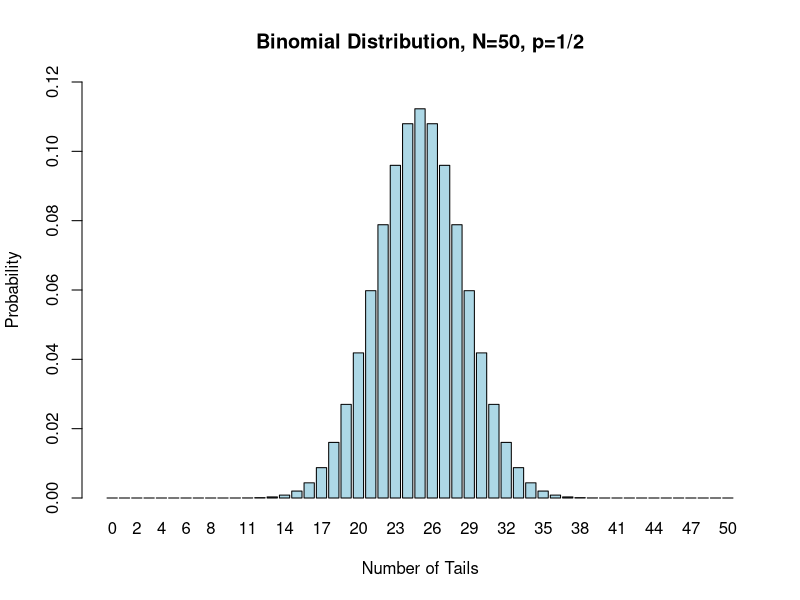
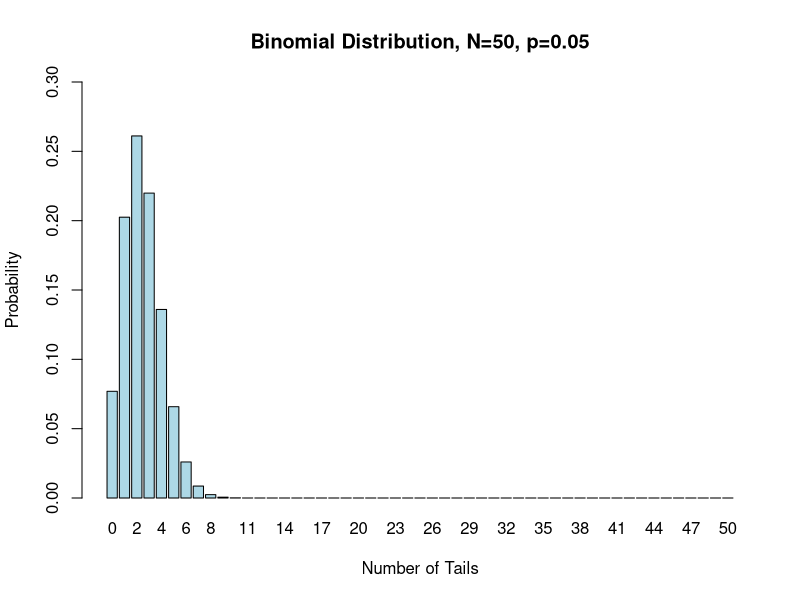
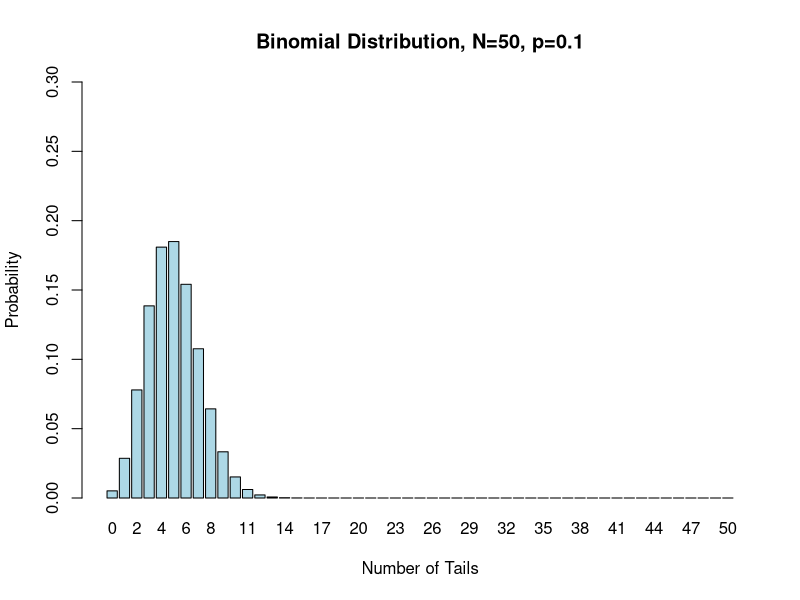
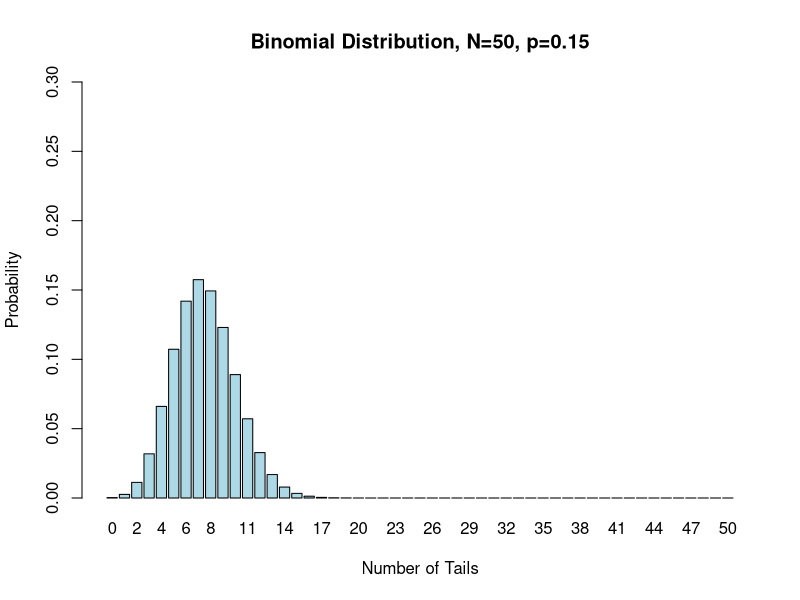
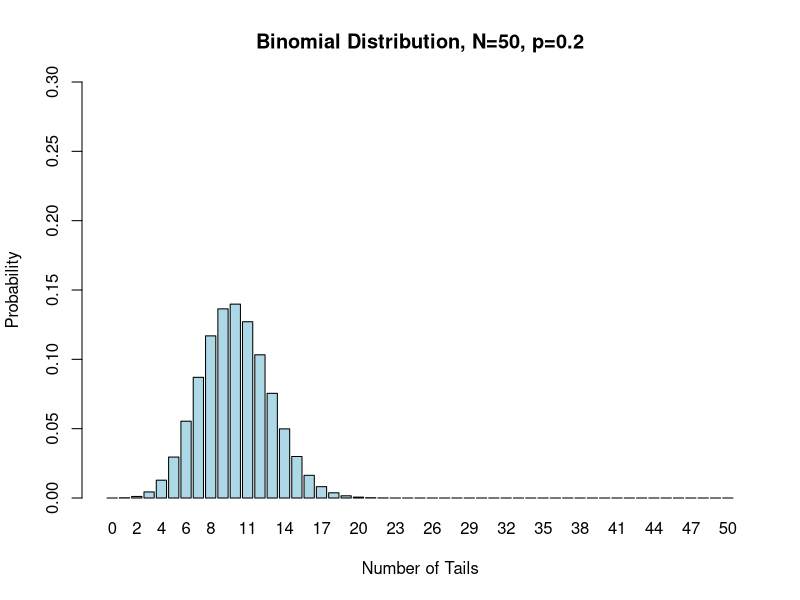
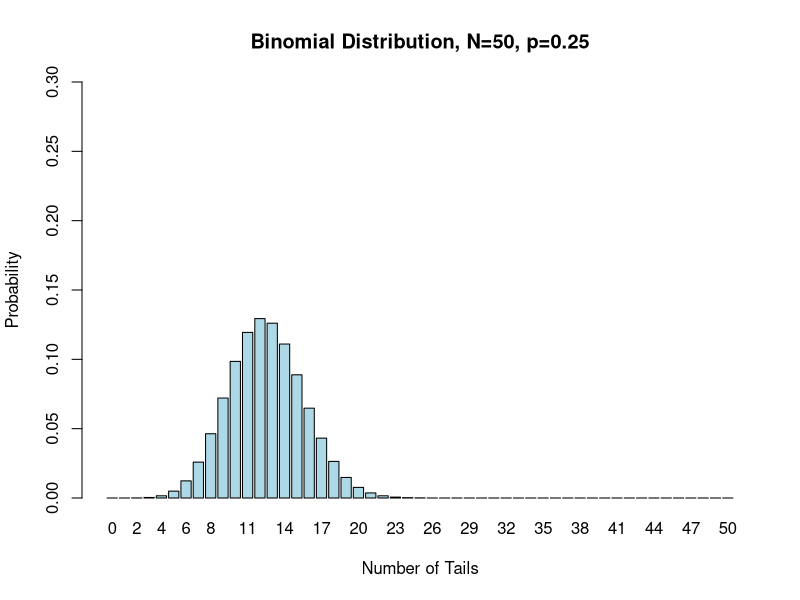
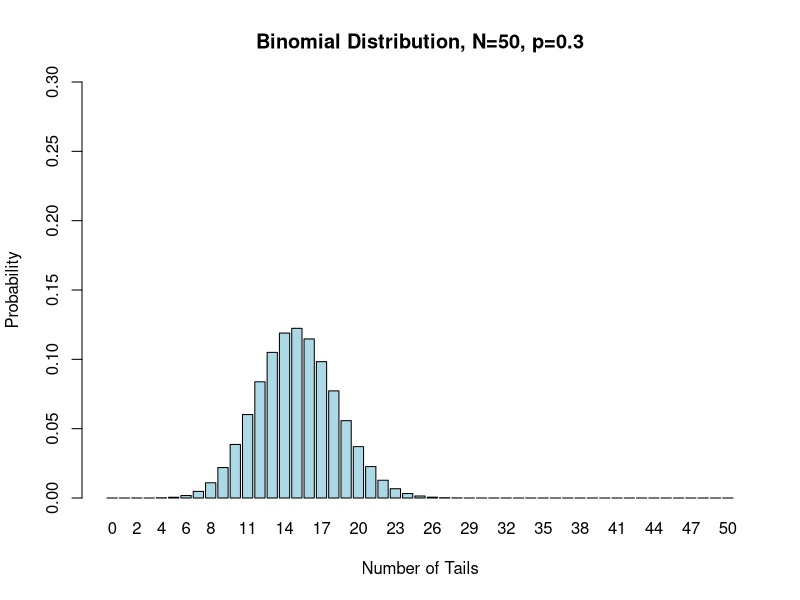
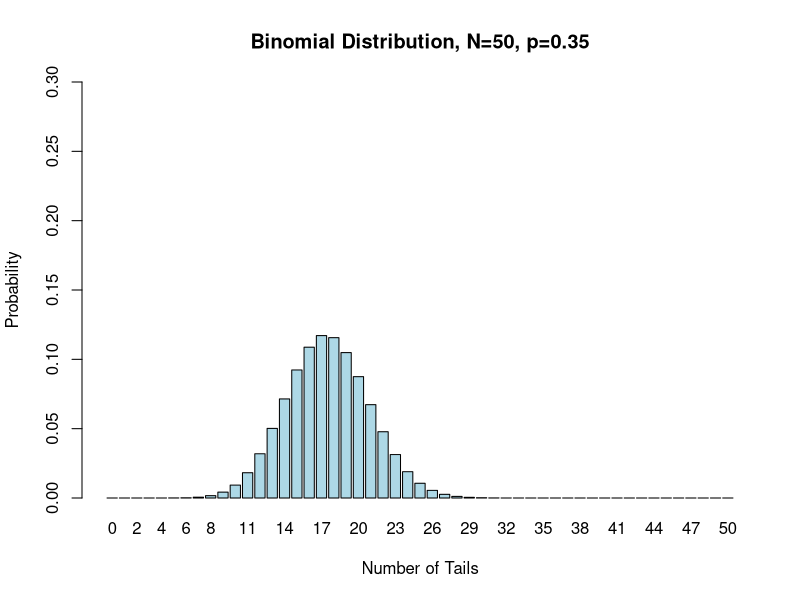

Here is the R script that generated these plots, in order:
## Fun with one of my favorite distributions
## Clinic on Dynamical Approaches to Infectious Disease Data
## International Clinics on Infectious Disease Dynamics and Data Program
## University of Florida, Gainesveille, FL, USA
##
## Jim Scott, 2012
## Some Rights Reserved
## CC BY-NC 3.0 (http://creativecommons.org/licenses/by-nc/3.0/)


################################################################################
##
## By the end of this tutorial you should:
##
## * understand the terms: sample space, discrete, random variable, probability
##   distribution
## * know the characterisitics of a binomial process
## * know the binomial formula and how to use it
## * be able to utilize the functions dbinom, pbinom, and rbinom
## * be able to plot a binomial distribution in R
## * visualize how the parameters of the binomial distribution affect it.
## * realize that this text editor has no spell check capability and forgive me
##   for any typos I may have made!


# The binomial probability model is a discrete probability model that is
# commonly used in many applications, including modeling disease transmission.
# But, what IS it, exactly?

# The "discrete" part means that it produces random variables that have a finite
# number of possible values (e.g. integers).  The "probability model" part means
# that it provides us with two important pieces of infomation: the possible
# outcomes that may occur and the probabilities with which each outcome occurs.

# There are a number of common discrete probability models that exist, but the
# binomial model is used to model the number of successes that occur in fixed
# number of independent trials.  It's a good model for a process that: 1) has a
# fixed number of independent trials 2) has outcomes that can be categorized
# into either "success" or "failure" 3) has constant probability for "success"
# (i.e. the probability of a "success" doesn't change.

# Coin flipping is a common example of a binomial process.  Suppose I flip a
# coin 10 times. One flip represents one trial.  The number of trials is fixed
# (n=10).  There are only two outcomes.  The probability of a success (e.g.
# getting "tails") remains constant. The number of tails in 10 trials is a
# binomially distributed random variable.

# What's a random variable?  Well, before we talk about that, lets define one
# other term - sample space.  The sample space of a random phenomenon is the set
# of all possible outcomes that could occur.  Note that an outcome need not be
# numeric.  For example, consider tossing a coin one time.  The sample space is
# {heads, tails}.  If you were to
# toss the coin 2 times the sample space would consist of:
# S = {heads heads, heads tails, tails heads, tails tails}
# and we would say the size of the sample space is 4.

# A random variable maps each outcome in the sample space to a numeric value.
# For example, if I defined the random variable X as the number of tails that
# occurs in two flips of a coin, I would observe the following:
#
# outcome          X
# heads heads      0
# heads tails      1
# tails heads      1
# tails tails      2
#
# I could describe the distribution of X in the following manner:
#
# outcome      probability
# X = 0          0.25
# X = 1          0.50
# X = 2          0.25

# Also, notice that the random variable X is binomial because we have:  1) fixed
# number of independent trials (n=2), 2) either a "success" (tails) or failure
# occurs (not tails), and 3) the probability of a "success" (getting tails)
# remains constant. Here the probability of a success in any one trial is p=0.5

# If we suspect that a random variable is binomial, we can use the binomial
# formula to calculate the probability that X equals some specific value.  For
# example, if we didn't know that the probabiliy of getting 0 tails on 2 flips
# is 0.25, we could have used the following formula to obtain it:
#
# Binomial formula:
# P(X = x) = N!/[(x!)(N-x)!] * p^x * (1-p)^(N-x)
#
# You might be familiar with seeing N!/[(x!)(N-x)!] written as "N choose x"
#
# In the above equation:
# x = number of successes
# N = number of trials
# p = the probability of a success

# In our example, N = 2 and p = 0.5.  To calculate the probability that X = 0
# use:
# P(X = 0) = 2!/[(0!)(2-0)!] * 0.5^0 * (1-0.5)^(2-0)
#          = 1               * 1     * 0.25         = 0.25    (recall that 0! = 1)

# This has all been a preamble toward getting you prepared to use the binomial
# distribution in R.  To obtain the calculation above in R, you need only
# execute the following command:

dbinom(0,2,0.5)

# The syntax is dbinom(x, N, p)

# That one isn't too hard to calculate in your head, but suppose you wanted to
# know the probability of getting exactly 20 tails if you flipped a coin 50
# times.  Instead of calculating it with the formula (or a calculator), just use
# R.  Here, N=50, p is still 0.5. Run:

dbinom(20, 50, 0.5)

# If you'd like to determine the entire distribution when N=50 and p=0.5 you
# could type:

dbinom(0:50, 50, 0.5)

# Nice, but not that visually stimulating.  Let's plot it!


barplot(dbinom(0:50, size=50, prob=1/2),names.arg=0:50,ylab="Probability",
        main="Binomial Distribution, N=50, p=1/2",xlab="Number of Tails",
        col="light blue",ylim=c(0,.12))

# The binomial distribution has 2 parameters, N, the number of fixed trials, and
# p, the probability of a success.  The distribution is completely determined by
# these values, just like a normal distribution is completely determined by its
# paramters, the mean and the standard deviation.  To see how the distriution
# changes as p changes, try highlighting and running the following code (here
# we're holding N constant at 50):

binom <- function(p) {
  barplot(dbinom(0:50, size=50, prob=p),names.arg=0:50,ylab="Probability",
          main=paste0("Binomial Distribution, N=50, p=",p),xlab="Number of Tails",
          col="light blue", ylim=c(0,0.3))
  Sys.sleep(0.1)
}
ignore <- sapply((1:19)/20, binom)

# If you didn't see all the plots, try clicking the back arrow a few times in
# the plot window to see all the plots that R produced.


# To get an idea of how the binomial distribution can change when N varies try
# running the following code. Here p is set to 1/2, after you've run the code
# once, try changing p to a different value.

binom <- function(N) {
  barplot(dbinom(0:N, size=N, prob=1/2),names.arg=0:N,ylab="Probability",
          main=paste0("Binomial Distribution, N=",N,", p=1/2"),xlab="Number of Tails",
          col="light blue", ylim=c(0,0.5))
  Sys.sleep(0.1)
}
ignore <- sapply(1:20, binom)

# Again, if you didn't see all the plots, try clicking the back arrow a few
# times in the plot window to see all the plots that R produced.

# The binomial formula provides you with just the area of one bar.  To determine
# the area that is less than or equal to a specific value, for example, the
# probability that we get 20 or fewer tails in 50 flips, you could type:

sum(dbinom(0:20, 50, 0.5))

# or, equivalently

pbinom(20,50,0.5)

# The difference between these two commands is that dbinom sums up the areas of
# each bar you specify whereas pbinom sums up the bars that are less than or
# equal to the value of the first number in the parentheses

# To create a visual of this you could execute the following:

ints=0:50

barplot(dbinom(ints, size=50, prob=1/2),names.arg=0:50,ylab="Probability",
        main="Binomial Distribution, N=50, p=1/2",xlab="Number of Tails",
        col=ifelse(ints<=20,"blue","light blue"))

# The area of the dark blue bars is:

pbinom(20,50,0.5)

# You can also use R to simulate binomially distributed random variables.  For
# example, suppose N = 50 and p=1/2.  You'd expect to get 25 successes, but due
# to random chance you won't always get 25.  Sometimes you'll get a few more,
# sometimes a few less.  To simulate the outcome of 50 coin tosses, just type:

rbinom(1,50,1/2)

# If you'd like to similate the results of 1000 people flipping a coin 50 times
# type:

mysims <- rbinom(1000,50,1/2)
mysims

# the output isn't so useful in that form...try plotting it instead:

hist(mysims, freq=FALSE, breaks=seq(-0.5,50.5,1),ylim=c(0,0.2),col="grey",
     ylab="Number of occurences",xlab="Number of tails in 50 flips")

# Your distribution should look similar to the following, theoretical binomial
# distribution:

barplot(dbinom(0:50, size=50, prob=1/2),names.arg=0:50,ylab="Probability",
        main="Binomial Distribution, N=50, p=1/2",xlab="Number of Tails"
        ,ylim=c(0,0.2),col="light blue")

# click the back arrow in the Plots window to compare and contrast.  You should
# also
# notice that this particular binomial distribution is 'bell shaped' like the
# normal
# distribution.  As a rule of thumb, whenever N*p > 10 and N*(1-p) > 10, you can
# use a normal distribution to approximate the binomial distribution.
# Use mean = N*p and variance = N*p*(1-p).  In this case, mean = 50*0.5 = 25 and
# variance = 50*0.5*0.5 = 12.5.  The SD is sqrt(12.5) or 3.54.  To compare the
# approximated normal distribution to your simulated binomial data, you could
# type:

hist(mysims, freq=FALSE, breaks=seq(-0.5,50.5,1),ylim=c(0,0.2),col="grey",
     ylab="Number of occurences",xlab="Number of tails in 50 flips")
curve(dnorm(x,mean=25,sd=3.54), add=TRUE, col="blue",lwd=3)

# That concludes the tutorial!

# Refs:
# Introduction to Probability with R, Baclawski, Chapman & Hall, 2008
# Introduction to the Practice of Statistics ed 7, Moore, McCabe, & Craig, W.H.
# Freeman, 2012

# To test your skills try the following problems.
#
#
#
# Roulette - on a roulette wheel, there are 18 red numbers, 18 black numbers,
# and 2 green numbers.  The numbers 1 to 36 appear on the wheel along with 0 and # 00.
# The probability that the roulette ball lands on any one number is the same
# (i.e. 1/38).  Suppose you always bet on red, and you play 20 times.
#
#
# a) Determine the probability of each outcome (eg, winning 0 times, 1 time,
# etc)
# b) Determine the probability of winning at least 10 times
# C) Produce a plot of the probability distribution of the number of 'wins'
# d) Simulate the number of wins when you play roulette 20 times for 1000
# replications
# e) Make a histogram of your results from part d)
# f) In how many of your replications did you win at least 10 times?
